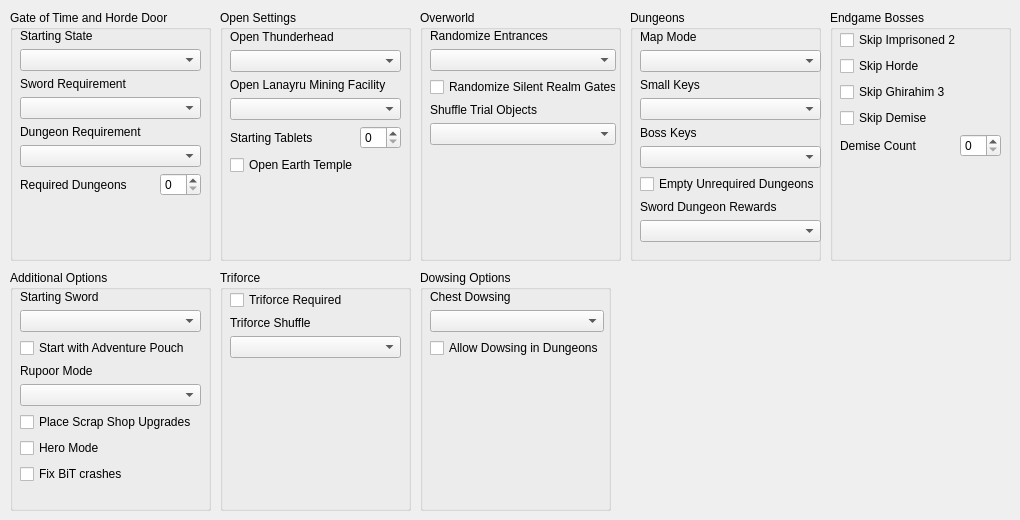
    <widget class="QWidget" name="tab_4">
     <property name="toolTip">
      <string/>
     </property>
     <attribute name="title">
      <string>Additional Settings</string>
     </attribute>
     <widget class="QGroupBox" name="groupBox_5">
      <property name="geometry">
       <rect>
        <x>10</x>
        <y>10</y>
        <width>201</width>
        <height>251</height>
       </rect>
      </property>
      <property name="title">
       <string>Gate of Time and Horde Door</string>
      </property>
      <widget class="QWidget" name="verticalLayoutWidget">
       <property name="geometry">
        <rect>
         <x>10</x>
         <y>19</y>
         <width>181</width>
         <height>221</height>
        </rect>
       </property>
       <layout class="QVBoxLayout" name="verticalLayout">
        <item>
         <layout class="QVBoxLayout" name="verticalLayout_3">
          <item>
           <widget class="QLabel" name="label_for_option_got_starting_state">
            <property name="text">
             <string>Starting State</string>
            </property>
           </widget>
          </item>
          <item>
           <widget class="QComboBox" name="option_got_starting_state"/>
          </item>
         </layout>
        </item>
        <item>
         <layout class="QVBoxLayout" name="verticalLayout_4">
          <item>
           <widget class="QLabel" name="label_for_option_got_sword_requirement">
            <property name="text">
             <string>Sword Requirement</string>
            </property>
           </widget>
          </item>
          <item>
           <widget class="QComboBox" name="option_got_sword_requirement"/>
          </item>
         </layout>
        </item>
        <item>
         <layout class="QVBoxLayout" name="verticalLayout_5">
          <item>
           <widget class="QLabel" name="label_for_option_got_dungeon_requirement">
            <property name="text">
             <string>Dungeon Requirement</string>
            </property>
           </widget>
          </item>
          <item>
           <widget class="QComboBox" name="option_got_dungeon_requirement"/>
          </item>
          <item>
           <layout class="QHBoxLayout" name="horizontalLayout_8">
            <item>
             <widget class="QLabel" name="label_for_option_required_dungeon_count">
              <property name="text">
               <string>Required Dungeons</string>
              </property>
             </widget>
            </item>
            <item>
             <widget class="QSpinBox" name="option_required_dungeon_count">
              <property name="enabled">
               <bool>true</bool>
              </property>
              <property name="sizePolicy">
               <sizepolicy hsizetype="Minimum" vsizetype="Fixed">
                <horstretch>0</horstretch>
                <verstretch>0</verstretch>
               </sizepolicy>
              </property>
              <property name="maximumSize">
               <size>
                <width>41</width>
                <height>16777215</height>
               </size>
              </property>
             </widget>
            </item>
           </layout>
          </item>
         </layout>
        </item>
        <item>
         <spacer name="verticalSpacer_3">
          <property name="orientation">
           <enum>Qt::Vertical</enum>
          </property>
          <property name="sizeHint" stdset="0">
           <size>
            <width>20</width>
            <height>40</height>
           </size>
          </property>
         </spacer>
        </item>
       </layout>
      </widget>
     </widget>
     <widget class="QGroupBox" name="groupBox_7">
      <property name="geometry">
       <rect>
        <x>630</x>
        <y>10</y>
        <width>191</width>
        <height>251</height>
       </rect>
      </property>
      <property name="title">
       <string>Dungeons</string>
      </property>
      <widget class="QWidget" name="verticalLayoutWidget_7">
       <property name="geometry">
        <rect>
         <x>10</x>
         <y>20</y>
         <width>181</width>
         <height>236</height>
        </rect>
       </property>
       <layout class="QVBoxLayout" name="verticalLayout_10">
        <item>
         <layout class="QVBoxLayout" name="verticalLayout_11">
          <item>
           <widget class="QLabel" name="label_for_option_map_mode">
            <property name="text">
             <string>Map Mode</string>
            </property>
           </widget>
          </item>
          <item>
           <widget class="QComboBox" name="option_map_mode"/>
          </item>
         </layout>
        </item>
        <item>
         <layout class="QVBoxLayout" name="verticalLayout_12">
          <item>
           <widget class="QLabel" name="label_for_option_small_key_mode">
            <property name="text">
             <string>Small Keys</string>
            </property>
           </widget>
          </item>
          <item>
           <widget class="QComboBox" name="option_small_key_mode"/>
          </item>
         </layout>
        </item>
        <item>
         <layout class="QVBoxLayout" name="verticalLayout_13">
          <item>
           <widget class="QLabel" name="label_for_option_boss_key_mode">
            <property name="text">
             <string>Boss Keys</string>
            </property>
           </widget>
          </item>
          <item>
           <widget class="QComboBox" name="option_boss_key_mode"/>
          </item>
         </layout>
        </item>
        <item>
         <widget class="QCheckBox" name="option_empty_unrequired_dungeons">
          <property name="text">
           <string>Empty Unrequired Dungeons</string>
          </property>
         </widget>
        </item>
        <item>
         <layout class="QVBoxLayout" name="verticalLayout_40">
          <item>
           <widget class="QLabel" name="label_for_option_sword_reward">
            <property name="text">
             <string>Sword Dungeon Rewards</string>
            </property>
           </widget>
          </item>
          <item>
           <widget class="QComboBox" name="option_sword_dungeon_reward">
            <property name="currentText">
             <string/>
            </property>
            <property name="currentIndex">
             <number>-1</number>
            </property>
           </widget>
          </item>
         </layout>
        </item>
        <item>
         <spacer name="verticalSpacer_4">
          <property name="orientation">
           <enum>Qt::Vertical</enum>
          </property>
          <property name="sizeHint" stdset="0">
           <size>
            <width>20</width>
            <height>40</height>
           </size>
          </property>
         </spacer>
        </item>
       </layout>
      </widget>
     </widget>
     <widget class="QGroupBox" name="groupBox_8">
      <property name="geometry">
       <rect>
        <x>830</x>
        <y>10</y>
        <width>181</width>
        <height>251</height>
       </rect>
      </property>
      <property name="title">
       <string>Endgame Bosses</string>
      </property>
      <widget class="QWidget" name="verticalLayoutWidget_3">
       <property name="geometry">
        <rect>
         <x>10</x>
         <y>20</y>
         <width>161</width>
         <height>221</height>
        </rect>
       </property>
       <layout class="QVBoxLayout" name="verticalLayout_14">
        <item>
         <widget class="QCheckBox" name="option_imp_2">
          <property name="text">
           <string>Skip Imprisoned 2</string>
          </property>
         </widget>
        </item>
        <item>
         <widget class="QCheckBox" name="option_horde">
          <property name="text">
           <string>Skip Horde</string>
          </property>
         </widget>
        </item>
        <item>
         <widget class="QCheckBox" name="option_g3">
          <property name="text">
           <string>Skip Ghirahim 3</string>
          </property>
         </widget>
        </item>
        <item>
         <widget class="QCheckBox" name="option_demise">
          <property name="text">
           <string>Skip Demise</string>
          </property>
         </widget>
        </item>
        <item>
         <layout class="QHBoxLayout" name="horizontalLayout_20">
          <item>
           <widget class="QLabel" name="label_for_option_demise_count">
            <property name="text">
             <string>Demise Count</string>
            </property>
           </widget>
          </item>
          <item>
           <widget class="QSpinBox" name="option_demise_count">
            <property name="maximumSize">
             <size>
              <width>41</width>
              <height>16777215</height>
             </size>
            </property>
           </widget>
          </item>
         </layout>
        </item>
        <item>
         <spacer name="verticalSpacer_5">
          <property name="orientation">
           <enum>Qt::Vertical</enum>
          </property>
          <property name="sizeHint" stdset="0">
           <size>
            <width>20</width>
            <height>40</height>
           </size>
          </property>
         </spacer>
        </item>
       </layout>
      </widget>
     </widget>
     <widget class="QGroupBox" name="groupBox_2">
      <property name="geometry">
       <rect>
        <x>220</x>
        <y>10</y>
        <width>191</width>
        <height>251</height>
       </rect>
      </property>
      <property name="title">
       <string>Open Settings</string>
      </property>
      <widget class="QWidget" name="verticalLayoutWidget_2">
       <property name="geometry">
        <rect>
         <x>10</x>
         <y>20</y>
         <width>171</width>
         <height>221</height>
        </rect>
       </property>
       <layout class="QVBoxLayout" name="verticalLayout_2">
        <item>
         <layout class="QVBoxLayout" name="verticalLayout_6">
          <item>
           <widget class="QLabel" name="label_for_option_open_thunderhead">
            <property name="text">
             <string>Open Thunderhead</string>
            </property>
           </widget>
          </item>
          <item>
           <widget class="QComboBox" name="option_open_thunderhead"/>
          </item>
         </layout>
        </item>
        <item>
         <layout class="QVBoxLayout" name="verticalLayout_8">
          <item>
           <widget class="QLabel" name="label_for_option_open_lmf">
            <property name="text">
             <string>Open Lanayru Mining Facility</string>
            </property>
           </widget>
          </item>
          <item>
           <widget class="QComboBox" name="option_open_lmf"/>
          </item>
         </layout>
        </item>
        <item>
         <layout class="QHBoxLayout" name="horizontalLayout_10">
          <item>
           <widget class="QLabel" name="label_for_option_starting_tablet_count">
            <property name="text">
             <string>Starting Tablets</string>
            </property>
           </widget>
          </item>
          <item>
           <widget class="QSpinBox" name="option_starting_tablet_count">
            <property name="maximumSize">
             <size>
              <width>41</width>
              <height>16777215</height>
             </size>
            </property>
           </widget>
          </item>
         </layout>
        </item>
        <item>
         <widget class="QCheckBox" name="option_open_et">
          <property name="text">
           <string>Open Earth Temple</string>
          </property>
         </widget>
        </item>
        <item>
         <spacer name="verticalSpacer_2">
          <property name="orientation">
           <enum>Qt::Vertical</enum>
          </property>
          <property name="sizeHint" stdset="0">
           <size>
            <width>20</width>
            <height>40</height>
           </size>
          </property>
         </spacer>
        </item>
       </layout>
      </widget>
     </widget>
     <widget class="QGroupBox" name="groupBox_6">
      <property name="geometry">
       <rect>
        <x>420</x>
        <y>10</y>
        <width>201</width>
        <height>251</height>
       </rect>
      </property>
      <property name="title">
       <string>Overworld</string>
      </property>
      <widget class="QWidget" name="verticalLayoutWidget_4">
       <property name="geometry">
        <rect>
         <x>10</x>
         <y>19</y>
         <width>186</width>
         <height>221</height>
        </rect>
       </property>
       <layout class="QVBoxLayout" name="verticalLayout_7">
        <item>
         <layout class="QVBoxLayout" name="verticalLayout_9">
          <item>
           <widget class="QLabel" name="label_for_option_randomize_entrances">
            <property name="text">
             <string>Randomize Entrances</string>
            </property>
           </widget>
          </item>
          <item>
           <widget class="QComboBox" name="option_randomize_entrances">
            <property name="currentText">
             <string/>
            </property>
            <property name="currentIndex">
             <number>-1</number>
            </property>
           </widget>
          </item>
         </layout>
        </item>
        <item>
         <widget class="QCheckBox" name="option_randomize_trials">
          <property name="text">
           <string>Randomize Silent Realm Gates</string>
          </property>
         </widget>
        </item>
        <item>
         <layout class="QVBoxLayout" name="verticalLayout_trialshuffle">
          <item>
           <widget class="QLabel" name="label_4">
            <property name="text">
             <string>Shuffle Trial Objects</string>
            </property>
           </widget>
          </item>
          <item>
           <widget class="QComboBox" name="option_shuffle_trial_objects"/>
          </item>
         </layout>
        </item>
        <item>
         <spacer name="verticalSpacer">
          <property name="orientation">
           <enum>Qt::Vertical</enum>
          </property>
          <property name="sizeType">
           <enum>QSizePolicy::MinimumExpanding</enum>
          </property>
          <property name="sizeHint" stdset="0">
           <size>
            <width>20</width>
            <height>70</height>
           </size>
          </property>
         </spacer>
        </item>
       </layout>
      </widget>
     </widget>
     <widget class="QGroupBox" name="groupBox_9">
      <property name="geometry">
       <rect>
        <x>10</x>
        <y>270</y>
        <width>201</width>
        <height>241</height>
       </rect>
      </property>
      <property name="title">
       <string>Additional Options</string>
      </property>
      <widget class="QWidget" name="verticalLayoutWidget_5">
       <property name="geometry">
        <rect>
         <x>10</x>
         <y>20</y>
         <width>181</width>
         <height>210</height>
        </rect>
       </property>
       <layout class="QVBoxLayout" name="verticalLayout_15">
        <item>
         <layout class="QVBoxLayout" name="verticalLayout_28">
          <item>
           <widget class="QLabel" name="label_for_option_starting_sword">
            <property name="text">
             <string>Starting Sword</string>
            </property>
           </widget>
          </item>
          <item>
           <widget class="QComboBox" name="option_starting_sword"/>
          </item>
         </layout>
        </item>
        <item>
         <widget class="QCheckBox" name="option_start_pouch">
          <property name="text">
           <string>Start with Adventure Pouch</string>
          </property>
         </widget>
        </item>
        <item>
         <layout class="QVBoxLayout" name="verticalLayout_16">
          <item>
           <widget class="QLabel" name="label_for_option_rupoor">
            <property name="text">
             <string>Rupoor Mode</string>
            </property>
           </widget>
          </item>
          <item>
           <widget class="QComboBox" name="option_rupoor_mode"/>
          </item>
         </layout>
        </item>
        <item>
         <widget class="QCheckBox" name="option_gondo_upgrades">
          <property name="text">
           <string>Place Scrap Shop Upgrades</string>
          </property>
         </widget>
        </item>
        <item>
         <widget class="QCheckBox" name="option_hero_mode">
          <property name="text">
           <string>Hero Mode</string>
          </property>
         </widget>
        </item>
        <item>
         <widget class="QCheckBox" name="option_fix_bit_crashes">
          <property name="text">
           <string>Fix BiT crashes</string>
          </property>
         </widget>
        </item>
        <item>
         <spacer name="verticalSpacer_17">
          <property name="orientation">
           <enum>Qt::Vertical</enum>
          </property>
          <property name="sizeHint" stdset="0">
           <size>
            <width>20</width>
            <height>40</height>
           </size>
          </property>
         </spacer>
        </item>
       </layout>
      </widget>
     </widget>
     <widget class="QGroupBox" name="groupBox_16">
      <property name="geometry">
       <rect>
        <x>220</x>
        <y>270</y>
        <width>191</width>
        <height>241</height>
       </rect>
      </property>
      <property name="title">
       <string>Triforce</string>
      </property>
      <widget class="QWidget" name="verticalLayoutWidget_15">
       <property name="geometry">
        <rect>
         <x>10</x>
         <y>20</y>
         <width>171</width>
         <height>211</height>
        </rect>
       </property>
       <layout class="QVBoxLayout" name="verticalLayout_31">
        <item>
         <layout class="QVBoxLayout" name="verticalLayout_37"/>
        </item>
        <item>
         <widget class="QCheckBox" name="option_triforce_required">
          <property name="text">
           <string>Triforce Required</string>
          </property>
         </widget>
        </item>
        <item>
         <layout class="QVBoxLayout" name="verticalLayout_38">
          <item>
           <widget class="QLabel" name="label_for_option_triforce_shuffle">
            <property name="text">
             <string>Triforce Shuffle</string>
            </property>
           </widget>
          </item>
          <item>
           <widget class="QComboBox" name="option_triforce_shuffle">
            <property name="currentText">
             <string/>
            </property>
            <property name="currentIndex">
             <number>-1</number>
            </property>
           </widget>
          </item>
         </layout>
        </item>
        <item>
         <spacer name="verticalSpacer_6">
          <property name="orientation">
           <enum>Qt::Vertical</enum>
          </property>
          <property name="sizeType">
           <enum>QSizePolicy::MinimumExpanding</enum>
          </property>
          <property name="sizeHint" stdset="0">
           <size>
            <width>20</width>
            <height>70</height>
           </size>
          </property>
         </spacer>
        </item>
       </layout>
      </widget>
     </widget>
     <widget class="QGroupBox" name="groupBox_18">
      <property name="geometry">
       <rect>
        <x>420</x>
        <y>270</y>
        <width>191</width>
        <height>241</height>
       </rect>
      </property>
      <property name="title">
       <string>Dowsing Options</string>
      </property>
      <widget class="QWidget" name="verticalLayoutWidget_17">
       <property name="geometry">
        <rect>
         <x>10</x>
         <y>20</y>
         <width>174</width>
         <height>211</height>
        </rect>
       </property>
       <layout class="QVBoxLayout" name="verticalLayout_41">
        <item>
         <layout class="QVBoxLayout" name="verticalLayout_42"/>
        </item>
        <item>
         <layout class="QVBoxLayout" name="verticalLayout_43">
          <item>
           <widget class="QLabel" name="label_for_option_chest_dowsing">
            <property name="text">
             <string>Chest Dowsing</string>
            </property>
           </widget>
          </item>
          <item>
           <widget class="QComboBox" name="option_chest_dowsing">
            <property name="currentText">
             <string/>
            </property>
            <property name="currentIndex">
             <number>-1</number>
            </property>
           </widget>
          </item>
         </layout>
        </item>
        <item>
         <widget class="QCheckBox" name="option_dungeon_dowsing">
          <property name="text">
           <string>Allow Dowsing in Dungeons</string>
          </property>
         </widget>
        </item>
        <item>
         <spacer name="verticalSpacer_18">
          <property name="orientation">
           <enum>Qt::Vertical</enum>
          </property>
          <property name="sizeType">
           <enum>QSizePolicy::MinimumExpanding</enum>
          </property>
          <property name="sizeHint" stdset="0">
           <size>
            <width>20</width>
            <height>70</height>
           </size>
          </property>
         </spacer>
        </item>
       </layout>
      </widget>
     </widget>
    </widget>
